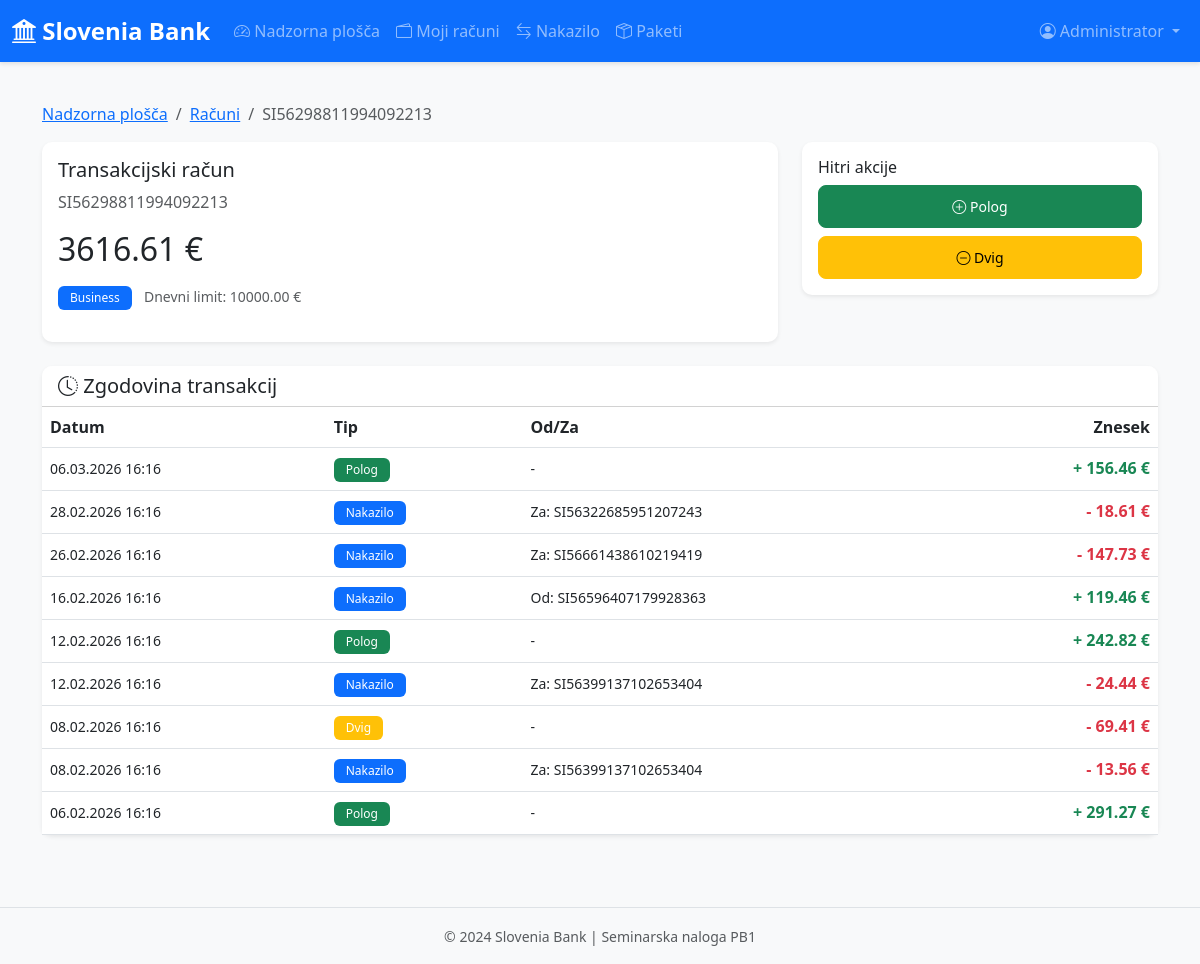
/account/SI56298811994092213 (signed in), run on the app's committed database.
### tables this page shows
CREATE TABLE racun (
                        IBAN            TEXT     PRIMARY KEY UNIQUE CHECK(LENGTH(IBAN) = 19), -- 19 je standard po Wiki za SLO
                        id_lastnik      INTEGER  NOT NULL REFERENCES stranka(id_stranke),
                        id_paket        INTEGER  NOT NULL REFERENCES paket(id_paket),
                        stanje          INTEGER  NOT NULL DEFAULT(0) -- centi
                );

CREATE TABLE paket (
                    id_paket  INTEGER PRIMARY KEY,
                    tip       TEXT     NOT NULL UNIQUE,
                    cena      INTEGER  NOT NULL,
                    osnovni_limit  INTEGER,
                    dnevni_limit   INTEGER  NOT NULL
                    
                );

CREATE TABLE transakcija (
                    id_transakcije  INTEGER  PRIMARY KEY AUTOINCREMENT,
                    posilja         TEXT     REFERENCES racun(IBAN), -- NULL za polog
                    prejema         TEXT     REFERENCES racun(IBAN), -- NULL za dvig
                    tip             TEXT     NOT NULL CHECK(tip IN ('polog', 'dvig', 'nakazilo', 'obresti')),
                    znesek          INTEGER  NOT NULL DEFAULT(0) CHECK(znesek > 0),    -- centi
                    cas             DATETIME DEFAULT(DATETIME('now'))

    
                CHECK (
                (tip = 'polog'   AND posilja IS NULL AND prejema IS NOT NULL) OR
                (tip = 'dvig'    AND posilja IS NOT NULL AND prejema IS NULL) OR
                (tip = 'nakazilo' AND posilja IS NOT NULL AND prejema IS NOT NULL AND posilja != prejema) OR
                (tip = 'obresti' AND posilja IS NULL AND prejema IS NOT NULL)
                )
            );

### app.py (the view)
@app.route('/account/<iban>')
@login_required
def account_detail(iban):
    user_id = session['user_id']
    racun = bank.get_racun(iban)
    if not racun or racun['id_lastnik'] != user_id:
        flash('Nimate dostopa do tega računa.', 'danger')
        return redirect(url_for('accounts'))
    transactions = bank.get_transactions_for_account(iban)
    paket = bank.get_paket_za_racun(iban)
    return render_template('account_detail.html',
                         racun=racun,
                         transactions=transactions,
                         paket=paket)

### app.py (called while the page is built)
def login_required(f):
    @wraps(f)
    def decorated_function(*args, **kwargs):
        if 'user_id' not in session:
            flash('Prosimo, prijavite se.', 'warning')
            return redirect(url_for('login'))
        return f(*args, **kwargs)
    return decorated_function

@app.template_filter('centi_v_eure')
def centi_v_eure(centi):
    if centi is None:
        return '0.00'
    return f"{centi / 100:.2f}"

@app.template_filter('format_iban')
def format_iban(iban):
    if not iban:
        return ''
    return iban

@app.template_filter('format_datum')
def format_datum(datum_str):
    if not datum_str:
        return ''
    try:
        dt = datetime.fromisoformat(datum_str.replace(' ', 'T'))
        return dt.strftime('%d.%m.%Y %H:%M')
    except:
        return datum_str

### model.py (called while the page is built)
def get_connection():
    if not hasattr(_thread_local, 'conn'):
        _thread_local.conn = dbapi.connect('Banka.db', check_same_thread=False)
        _thread_local.conn.execute("PRAGMA foreign_keys = ON;")
    return _thread_local.conn

    def __enter__(self):
        return self.cur

    def __exit__(self, exc_type, exc_value, traceback):
        if self.close:
            self.cur.close()

### services.py (called while the page is built)
    def get_racun(self, iban):
        with Kazalec() as cur:
            cur.execute("""
                SELECT IBAN, id_lastnik, stanje
                FROM racun
                WHERE IBAN = ?
            """, (iban,))
            row = cur.fetchone()
            if row:
                return {
                    'IBAN': row[0],
                    'id_lastnik': row[1],
                    'stanje': row[2]
                }
            return None

    def get_paket_za_racun(self, iban):
        with Kazalec() as cur:
            cur.execute("""
                SELECT p.id_paket, p.tip, p.cena, p.osnovni_limit, p.dnevni_limit
                FROM paket p
                JOIN racun r ON r.id_paket = p.id_paket
                WHERE r.IBAN = ?
            """, (iban,))
            row = cur.fetchone()
            if row:
                return {
                    'id_paket': row[0],
                    'tip': row[1],
                    'cena': row[2],
                    'osnovni_limit': row[3],
                    'dnevni_limit': row[4]
                }
            return None

### templates/account_detail.html (shortened to what this page needs)
{% extends "base.html" %}
{% block content %}
<div class="container my-4">
    <nav aria-label="breadcrumb">
        <ol class="breadcrumb">
            <li class="breadcrumb-item"><a href="{{ url_for('dashboard') }}">Nadzorna plošča</a></li>
            <li class="breadcrumb-item"><a href="{{ url_for('accounts') }}">Računi</a></li>
            <li class="breadcrumb-item active">{{ racun.IBAN | format_iban }}</li>
        </ol>
    </nav>
    <div class="row g-4 mb-4">
        <div class="col-md-8">
            <div class="card shadow-sm">
                <div class="card-body">
                    <h5 class="card-title">Transakcijski račun</h5>
                    <p class="text-muted mb-3">{{ racun.IBAN | format_iban }}</p>
                    <h2 class="mb-3">{{ racun.stanje | centi_v_eure }} €</h2>
                    {% if paket %}
                    <div class="mb-3">
                        <span class="badge bg-primary">{{ paket.tip }}</span>
                        <small class="text-muted ms-2">
                            Dnevni limit: {{ paket.dnevni_limit | centi_v_eure }} €
                        </small>
                    </div>
                    {% endif %}
                </div>
            </div>
        </div>
        <div class="col-md-4">
            <div class="card shadow-sm">
                <div class="card-body">
                    <h6 class="card-title">Hitri akcije</h6>
                    <div class="d-grid gap-2">
                        <button class="btn btn-success btn-sm" data-bs-toggle="modal" data-bs-target="#depositModal">
                            <i class="bi bi-plus-circle"></i> Polog
                        </button>
                        <button class="btn btn-warning btn-sm" data-bs-toggle="modal" data-bs-target="#withdrawModal">
                            <i class="bi bi-dash-circle"></i> Dvig
                        </button>
                    </div>
                </div>
            </div>
        </div>
    </div>
    <div class="card shadow-sm">
        <div class="card-header bg-white">
            <h5 class="mb-0"><i class="bi bi-clock-history"></i> Zgodovina transakcij</h5>
        </div>
        <div class="card-body p-0">
            <div class="table-responsive">
                <table class="table table-hover mb-0">
                    <thead>
                        <tr>
                            <th>Datum</th>
                            <th>Tip</th>
                            <th>Od/Za</th>
                            <th class="text-end">Znesek</th>
                        </tr>
                    </thead>
                    <tbody>
                        {% for trans in transactions %}
                        <tr>
                            <td><small>{{ trans.cas | format_datum }}</small></td>
                            <td>
                                {% if trans.tip == 'polog' %}
                                <span class="badge bg-success">Polog</span>
                                {% elif trans.tip == 'dvig' %}
                                <span class="badge bg-warning">Dvig</span>
                                {% elif trans.tip == 'nakazilo' %}
                                <span class="badge bg-primary">Nakazilo</span>
                                {% else %}
                                <span class="badge bg-info">{{ trans.tip }}</span>
                                {% endif %}
                            </td>
                            <td>
                                <small>
                                {% if trans.posilja and trans.posilja != racun.IBAN %}
                                    Od: {{ trans.posilja }}
                                {% elif trans.prejema and trans.prejema != racun.IBAN %}
                                    Za: {{ trans.prejema }}
                                {% else %}
                                    -
                                {% endif %}
                                </small>
                            </td>
                            <td class="text-end">
                                <strong class="
                                    {% if trans.tip == 'polog' or (trans.tip == 'nakazilo' and trans.prejema == racun.IBAN) %}
                                    text-success
                                    {% else %}
                                    text-danger
                                    {% endif %}">
                                    {% if trans.tip == 'polog' or (trans.tip == 'nakazilo' and trans.prejema == racun.IBAN) %}
                                    +
                                    {% else %}
                                    -
                                    {% endif %}
                                    {{ trans.znesek | centi_v_eure }} €
                                </strong>
                            </td>
                        </tr>
                        {% endfor %}
                    </tbody>
                </table>
            </div>
        </div>
    </div>
</div>
{% endblock %}

### static/css/style.css (style rules this page uses)
:root { --primary-color: #0d6efd; --secondary-color: #6c757d; --success-color: #198754; --danger-color: #dc3545; --warning-color: #ffc107; --info-color: #0dcaf0; }
body { font-family: 'Segoe UI', Tahoma, Geneva, Verdana, sans-serif; background-color: #f8f9fa; min-height: 100vh; display: flex; flex-direction: column; }
.card { border: none; border-radius: 10px; transition: transform 0.2s; }
.card-header { border-radius: 10px 10px 0 0 !important; }
.btn { border-radius: 8px; padding: 10px 20px; font-weight: 500; transition: all 0.3s; }
.table { background-color: white; }
.table thead { background-color: #f8f9fa; }
.badge { padding: 6px 12px; font-weight: 500; border-radius: 6px; }
.card { animation: fadeIn 0.5s ease-out; }

### data on the page
racun: IBAN "SI56298811994092213", stanje|centi_v_eure "3616.61"
paket: tip "Business", dnevni_limit|centi_v_eure "10000.00"
transakcija: tip "Polog"
transakcija: tip "Nakazilo"
transakcija: tip "Nakazilo"
transakcija: tip "Nakazilo"
transakcija: tip "Polog"
transakcija: tip "Nakazilo"
transakcija: tip "Dvig"
transakcija: tip "Nakazilo"
transakcija: tip "Polog"

### other printed values
{{ session.get('name', 'Uporabnik') }} "Administrator"
